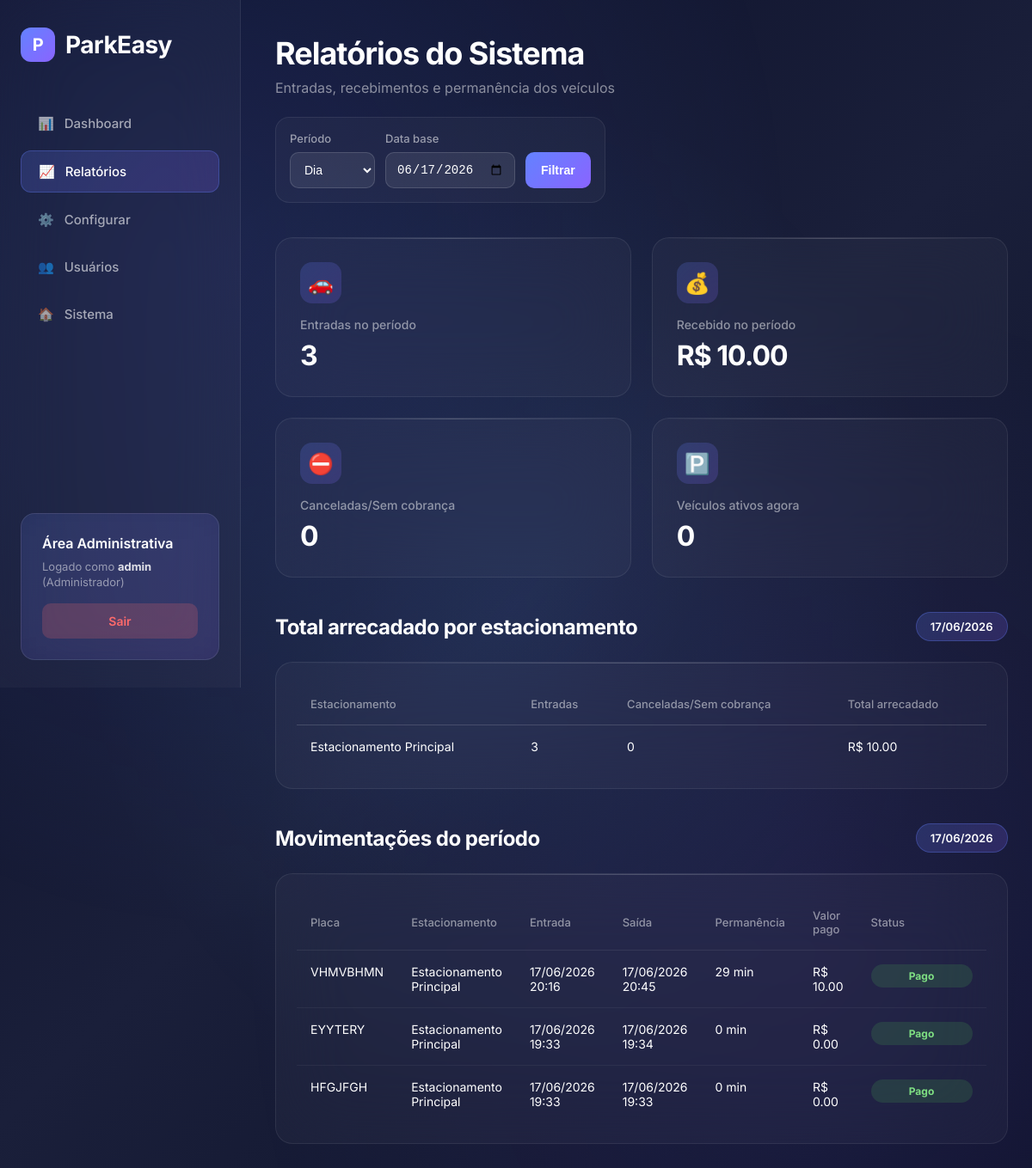
The app's page /relatorios/ (signed in) with its own data.
### estacionamento/models.py (models this page shows, shortened)
class UserProfile(models.Model):
    CLIENTE = 'cliente'
    GESTOR = 'gestor'
    ADMIN = 'admin'
    ROLE_CHOICES = [
        (CLIENTE, 'Cliente'),
        (GESTOR, 'Gestor'),
        (ADMIN, 'Administrador'),
    ]
    user = models.OneToOneField(User, on_delete=models.CASCADE, related_name='profile')
    role = models.CharField(max_length=20, choices=ROLE_CHOICES, default=CLIENTE)
    created_at = models.DateTimeField(auto_now_add=True)
    class Meta:
        verbose_name = 'Perfil de Usuário'
        verbose_name_plural = 'Perfis de Usuário'
    def can_manage_parking(self):
        return self.role in [self.GESTOR, self.ADMIN]
    def can_manage_users(self):
        return self.role == self.ADMIN

class Estacionamento(models.Model):
    POR_MINUTO = 'por_minuto'
    POR_HORA = 'por_hora'
    TIPO_COBRANCA_CHOICES = [
        (POR_MINUTO, 'Por minuto'),
        (POR_HORA, 'Por hora'),
    ]
    nome = models.CharField(max_length=120)
    valor = models.DecimalField(
        max_digits=10,
        decimal_places=2,
        validators=[MinValueValidator(Decimal('0.01'))],
    )
    tipo_cobranca = models.CharField(
        max_length=20,
        choices=TIPO_COBRANCA_CHOICES,
    )
    ativo = models.BooleanField(default=True)
    criado_em = models.DateTimeField(auto_now_add=True)
    class Meta:
        ordering = ['nome']

class Movimentacao(models.Model):
    PAGAMENTOS = [
        ('PIX', 'PIX'),
        ('DEBITO', 'Débito'),
        ('CREDITO', 'Crédito'),
    ]
    vaga = models.ForeignKey(Vaga, on_delete=models.CASCADE, related_name='movimentacoes')
    placa = models.CharField(max_length=10)
    horario_entrada = models.DateTimeField(default=timezone.now)
    horario_saida = models.DateTimeField(null=True, blank=True)
    tempo_pago_minutos = models.PositiveIntegerField(
        null=True,
        blank=True,
        help_text='Tempo já pago/reservado antecipadamente (minutos).',
    )
    tempo_total_minutos = models.DecimalField(
        max_digits=10, decimal_places=2, null=True, blank=True
    )
    tempo_cobrado = models.PositiveIntegerField(null=True, blank=True)
    unidade_cobranca = models.CharField(max_length=10, blank=True)
    valor_base = models.DecimalField(max_digits=10, decimal_places=2, null=True, blank=True)
    valor_multa = models.DecimalField(max_digits=10, decimal_places=2, default=Decimal('0'))
    valor_pago = models.DecimalField(max_digits=10, decimal_places=2, null=True, blank=True)
    forma_pagamento = models.CharField(
        max_length=10,
        choices=PAGAMENTOS,
        null=True,
        blank=True,
    )
    ativa = models.BooleanField(default=True)

class Vaga(models.Model):
    estacionamento = models.ForeignKey(
        Estacionamento,
        on_delete=models.CASCADE,
        related_name='vagas',
    )
    numero = models.IntegerField()
    ocupada = models.BooleanField(default=False)
    class Meta:
        ordering = ['estacionamento', 'numero']
        unique_together = [['estacionamento', 'numero']]

### estacionamento/views.py (the view)
# urls.py: path('relatorios/', views.relatorios, name='relatorios'),
@login_required
def relatorios(request):
    if not hasattr(request.user, 'profile') or not request.user.profile.can_manage_parking():
        return redirect('home')
    periodo, data_base, inicio, fim, periodo_label = _get_periodo_relatorio(request)
    entradas_periodo = Movimentacao.objects.filter(
        horario_entrada__gte=inicio,
        horario_entrada__lt=fim,
    )
    saidas_pagas_periodo = Movimentacao.objects.filter(
        horario_saida__gte=inicio,
        horario_saida__lt=fim,
        valor_pago__isnull=False,
    )
    canceladas_periodo = Movimentacao.objects.filter(
        ativa=False,
        horario_saida__gte=inicio,
        horario_saida__lt=fim,
        valor_pago__isnull=True,
    )
    total_recebido = saidas_pagas_periodo.aggregate(total=Sum('valor_pago'))['total'] or 0
    movimentacoes = Movimentacao.objects.filter(
        Q(horario_entrada__gte=inicio, horario_entrada__lt=fim)
        | Q(horario_saida__gte=inicio, horario_saida__lt=fim)
    ).select_related('vaga', 'vaga__estacionamento').order_by('-horario_entrada')
    entradas_por_estacionamento = dict(
        entradas_periodo.values_list('vaga__estacionamento_id')
        .annotate(total=models.Count('id'))
    )
    canceladas_por_estacionamento = dict(
        canceladas_periodo.values_list('vaga__estacionamento_id')
        .annotate(total=models.Count('id'))
    )
    recebidos_por_estacionamento = {
        item['vaga__estacionamento_id']: item['total'] or 0
        for item in saidas_pagas_periodo.values('vaga__estacionamento_id')
        .annotate(total=Sum('valor_pago'))
    }
    resumo_estacionamentos = []
    for estacionamento in Estacionamento.objects.filter(ativo=True):
        resumo_estacionamentos.append({
            'estacionamento': estacionamento,
            'entradas': entradas_por_estacionamento.get(estacionamento.id, 0),
            'canceladas': canceladas_por_estacionamento.get(estacionamento.id, 0),
            'recebido': recebidos_por_estacionamento.get(estacionamento.id, 0),
        })
    return render(request, 'relatorios.html', {
        'periodo': periodo,
        'data_base': data_base,
        'periodo_label': periodo_label,
        'periodos': [
            {'valor': 'dia', 'rotulo': 'Dia'},
            {'valor': 'semana', 'rotulo': 'Semana'},
            {'valor': 'mes', 'rotulo': 'Mês'},
        ],
        'total_entradas': entradas_periodo.count(),
        'total_recebido': total_recebido,
        'total_canceladas': canceladas_periodo.count(),
        'veiculos_ativos': Movimentacao.objects.filter(ativa=True).count(),
        'resumo_estacionamentos': resumo_estacionamentos,
        'movimentacoes': movimentacoes,
    })

### estacionamento/templates/relatorios.html (shortened to what this page needs)
<!DOCTYPE html>
<html lang="pt-br">
<head>
</head>
<body>
    <div class="app-container">
        <aside class="sidebar">
            <div class="logo">
                <div class="logo-icon">P</div>
                ParkEasy
            </div>
            <nav class="nav-links">
                <a href="{% url 'painel' %}" class="nav-link">
                    <span>📊</span>
                    Dashboard
                </a>
                <a href="{% url 'relatorios' %}" class="nav-link active">
                    <span>📈</span>
                    Relatórios
                </a>
                <a href="{% url 'configurar_vagas' %}" class="nav-link">
                    <span>⚙️</span>
                    Configurar
                </a>
                {% if user.profile.can_manage_users %}
                <a href="{% url 'gerenciar_usuarios' %}" class="nav-link">
                    <span>👥</span>
                    Usuários
                </a>
                {% endif %}
                <a href="{% url 'home' %}" class="nav-link">
                    <span>🏠</span>
                    Sistema
                </a>
            </nav>
            <div class="account-card">
                <h3>Área Administrativa</h3>
                <p>Logado como <strong>{{ user.username }}</strong> ({{ user.profile.get_role_display }})</p>
                <a href="{% url 'logout' %}" class="account-btn account-btn-logout">Sair</a>
            </div>
        </aside>
        <main class="main-content">
            <div class="header">
                <div>
                    <h1>Relatórios do Sistema</h1>
                    <p>Entradas, recebimentos e permanência dos veículos</p>
                </div>
                <form method="get" class="filters">
                    <div class="field">
                        <label for="periodo">Período</label>
                        <select name="periodo" id="periodo">
                            {% for item in periodos %}
                            <option value="{{ item.valor }}" {% if periodo == item.valor %}selected{% endif %}>{{ item.rotulo }}</option>
                            {% endfor %}
                        </select>
                    </div>
                    <div class="field">
                        <label for="data">Data base</label>
                        <input type="date" name="data" id="data" value="{{ data_base|date:'Y-m-d' }}">
                    </div>
                    <button type="submit" class="btn btn-primary">Filtrar</button>
                </form>
            </div>
            <div class="stats-grid">
                <div class="stat-card">
                    <div class="icon">🚗</div>
                    <h3>Entradas no período</h3>
                    <div class="value">{{ total_entradas }}</div>
                </div>
                <div class="stat-card">
                    <div class="icon">💰</div>
                    <h3>Recebido no período</h3>
                    <div class="value">R$ {{ total_recebido|floatformat:2 }}</div>
                </div>
                <div class="stat-card">
                    <div class="icon">⛔</div>
                    <h3>Canceladas/Sem cobrança</h3>
                    <div class="value">{{ total_canceladas }}</div>
                </div>
                <div class="stat-card">
                    <div class="icon">🅿️</div>
                    <h3>Veículos ativos agora</h3>
                    <div class="value">{{ veiculos_ativos }}</div>
                </div>
            </div>
            <div class="section">
                <div class="section-header">
                    <h2>Total arrecadado por estacionamento</h2>
                    <span class="period-badge">{{ periodo_label }}</span>
                </div>
                <div class="table-container">
                    {% if resumo_estacionamentos %}
                    <table>
                        <thead>
                            <tr>
                                <th>Estacionamento</th>
                                <th>Entradas</th>
                                <th>Canceladas/Sem cobrança</th>
                                <th>Total arrecadado</th>
                            </tr>
                        </thead>
                        <tbody>
                            {% for item in resumo_estacionamentos %}
                            <tr>
                                <td>{{ item.estacionamento.nome }}</td>
                                <td>{{ item.entradas }}</td>
                                <td>{{ item.canceladas }}</td>
                                <td>R$ {{ item.recebido|floatformat:2 }}</td>
                            </tr>
                            {% endfor %}
                        </tbody>
                    </table>
                    {% else %}
                    <p class="muted">Nenhum estacionamento ativo cadastrado.</p>
                    {% endif %}
                </div>
            </div>
            <div class="section">
                <div class="section-header">
                    <h2>Movimentações do período</h2>
                    <span class="period-badge">{{ periodo_label }}</span>
                </div>
                <div class="table-container">
                    {% if movimentacoes %}
                    <table>
                        <thead>
                            <tr>
                                <th>Placa</th>
                                <th>Estacionamento</th>
                                <th>Entrada</th>
                                <th>Saída</th>
                                <th>Permanência</th>
                                <th>Valor pago</th>
                                <th>Status</th>
                            </tr>
                        </thead>
                        <tbody>
                            {% for mov in movimentacoes %}
                            <tr>
                                <td>{{ mov.placa }}</td>
                                <td>{{ mov.vaga.estacionamento.nome }}</td>
                                <td>{{ mov.horario_entrada|date:"d/m/Y H:i" }}</td>
                                <td>
                                    {% if mov.horario_saida %}
                                    {{ mov.horario_saida|date:"d/m/Y H:i" }}
                                    {% else %}
                                    <span class="muted">Em andamento</span>
                                    {% endif %}
                                </td>
                                <td>
                                    {% if mov.tempo_total_minutos %}
                                    {{ mov.tempo_total_minutos|floatformat:0 }} min
                                    {% else %}
                                    <span class="muted">-</span>
                                    {% endif %}
                                </td>
                                <td>
                                    {% if mov.valor_pago != None %}
                                    R$ {{ mov.valor_pago|floatformat:2 }}
                                    {% else %}
                                    <span class="muted">-</span>
                                    {% endif %}
                                </td>
                                <td>
                                    {% if mov.ativa %}
                                    <span class="status status-active">Em andamento</span>
                                    {% elif mov.valor_pago == None %}
                                    <span class="status status-cancelled">Sem cobrança</span>
                                    {% else %}
                                    <span class="status status-paid">Pago</span>
                                    {% endif %}
                                </td>
                            </tr>
                            {% endfor %}
                        </tbody>
                    </table>
                    {% else %}
                    <p class="muted">Nenhuma movimentação encontrada para este período.</p>
                    {% endif %}
                </div>
            </div>
        </main>
    </div>
</body>
</html>

### records on screen
Estacionamento: estacionamento.nome "Estacionamento Principal", entradas "3", canceladas "0", recebido "10.00"
Movimentacao: placa "VHMVBHMN", vaga.estacionamento.nome "Estacionamento Principal", horario_entrada "17/06/2026 20:16", horario_saida "17/06/2026 20:45", tempo_total_minutos "29", valor_pago "10.00", ativa "Pago"
Movimentacao: placa "EYYTERY", vaga.estacionamento.nome "Estacionamento Principal", horario_entrada "17/06/2026 19:33", horario_saida "17/06/2026 19:34", tempo_total_minutos "0", valor_pago "0.00", ativa "Pago"
Movimentacao: placa "HFGJFGH", vaga.estacionamento.nome "Estacionamento Principal", horario_entrada "17/06/2026 19:33", horario_saida "17/06/2026 19:33", tempo_total_minutos "0", valor_pago "0.00", ativa "Pago"

### other values on screen
{{ user.username }} "admin"
{{ user.profile.get_role_display }} "Administrador"
{{ total_entradas }} "3"
{{ total_recebido|floatformat:2 }} "10.00"
{{ total_canceladas }} "0"
{{ veiculos_ativos }} "0"
{{ periodo_label }} "17/06/2026"
form field periodo "Dia"
